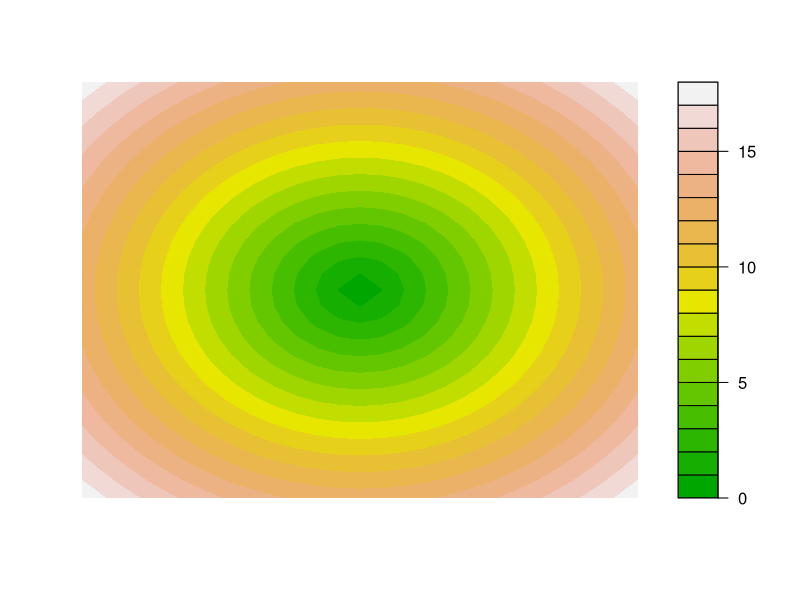
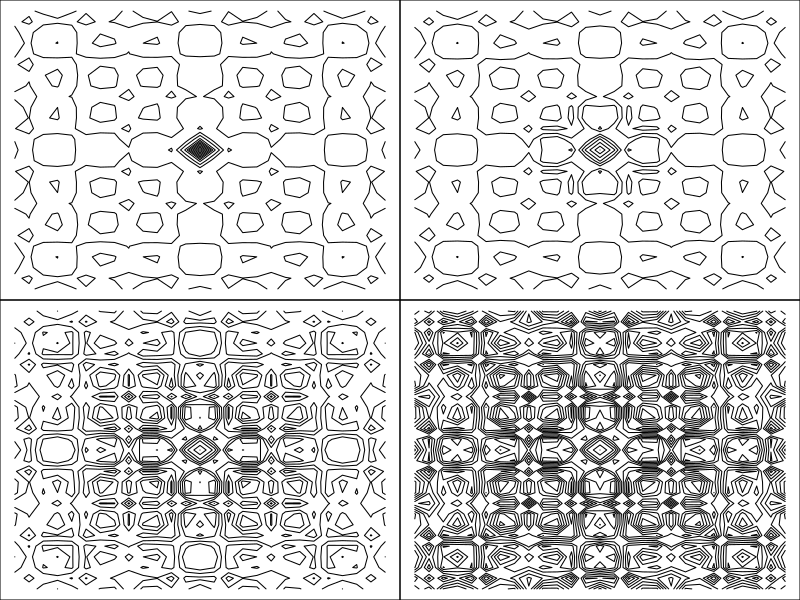
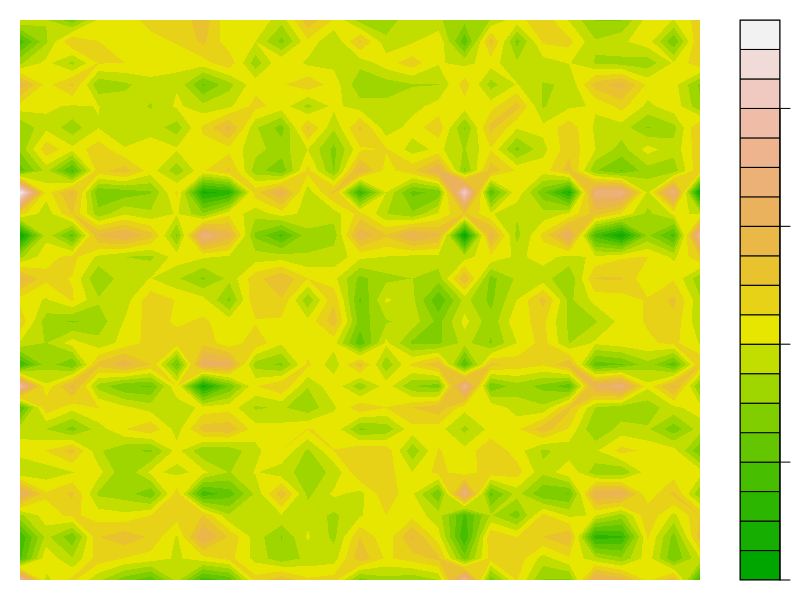

Write the R code that produced these figures, in order.
# ------------------------------------------------------------------------------
# Matrices and contours
# Persian Rug Art
# ------------------------------------------------------------------------------
# outer is also possible as %o% compared to inner product %*%.
# also have kronecker
# ------------------------------------------------------------------------------
# Create vectors to provide the values for x and y calculations.
x <- y <- seq(-4*pi, 4*pi, len = 27)
# Calculate a function using the outer product of x and y and the function '+'.
r <- sqrt(outer(x^2, y^2, "+"))
# Visualise the values as a filled contour plot.
filled.contour(r, #axes = FALSE,
               color.palette = terrain.colors,
               frame.plot = FALSE, plot.axes = {})

# Run through a series of ordinary contour plots for different transformations.
par(mfrow = c(2, 2), mar = rep(0, 4))
for(f in pi^(0:3))
    contour(g <- cos(r^2)*exp(-r/f),
            drawlabels = FALSE, axes = FALSE, frame = TRUE)

# Try a random variable and solve it to see what we get.
par(mfrow=c(1,1), mar=rep(1, 4))
s <- matrix(rbinom(27 * 27, size=10, prob=0.5), nrow=27, ncol=27)
t <- solve(s)
filled.contour(t, #axes = FALSE,
               color.palette = terrain.colors,
               frame.plot = FALSE, plot.axes = {})
#new pull tactic
